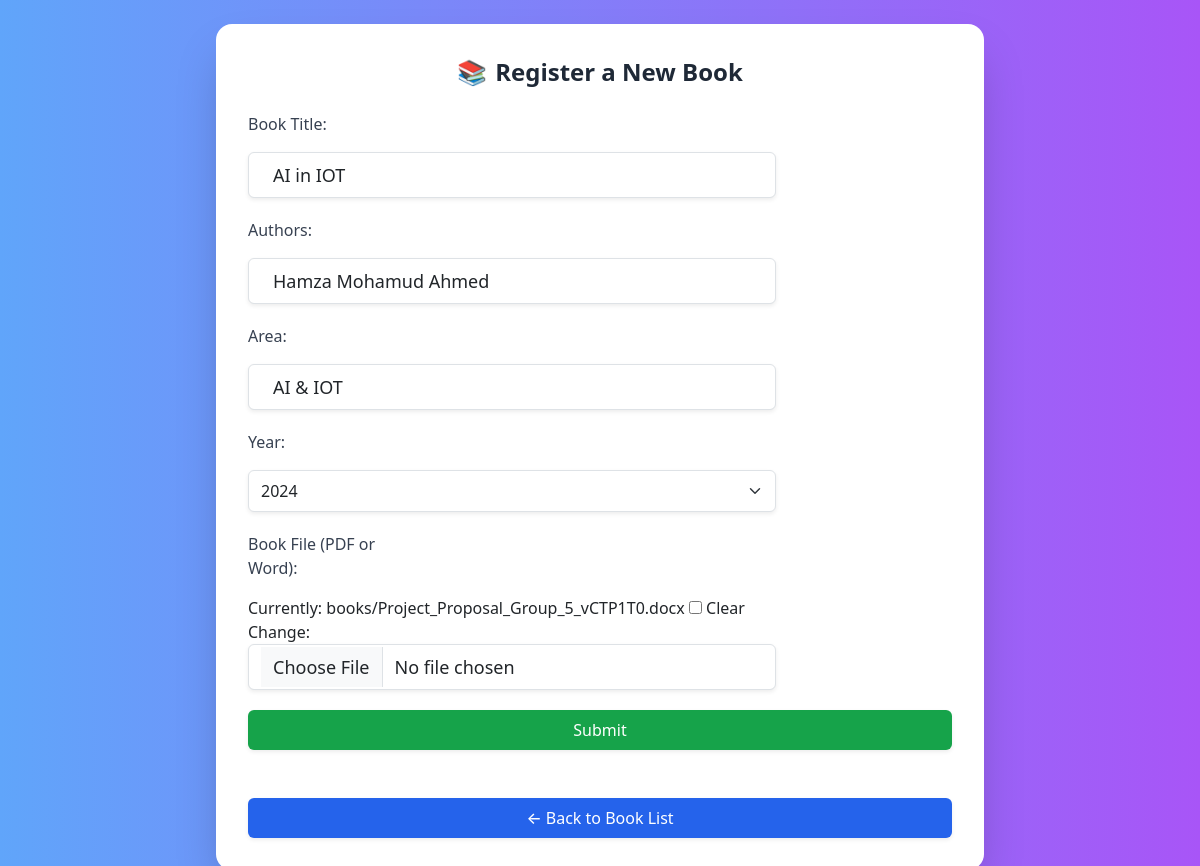
Screenshot of /book/edit/1/ with the database file from the repository.
### compare/models.py (models this page shows, shortened)
class Book(models.Model):
    book_id = models.BigAutoField(primary_key=True)  # New auto-incremented primary key
    book_title = models.CharField(max_length=255)
    authors = models.CharField(max_length=255)
    area = models.CharField(max_length=100)
    year = models.IntegerField()
    file = models.FileField(upload_to='books/', null=True, blank=True)  # To attach the book file

### compare/views.py (the view)
# urls.py: path('book/edit/<int:book_id>/', views.add_or_edit_book, name='edit_book'),
def add_or_edit_book(request, book_id=None):
    book = get_object_or_404(Book, book_id=book_id) if book_id else None
    form = BookForm(request.POST or None, request.FILES or None, instance=book)
    if request.method == 'POST' and form.is_valid():
        form.save()
        return redirect('books_list')
    return render(request, 'compare/registration.html', {'form': form})

### compare/forms.py
class BookForm(forms.ModelForm):
    class Meta:
        model = Book
        fields = ['book_title', 'authors', 'area', 'year', 'file']
        widgets = {
            'book_title': forms.TextInput(attrs={
                'class': 'form-control text-lg py-2 px-4 rounded-lg border border-gray-300 w-full'
            }),
            'authors': forms.TextInput(attrs={
                'class': 'form-control text-lg py-2 px-4 rounded-lg border border-gray-300 w-full'
            }),
            'area': forms.TextInput(attrs={
                'class': 'form-control text-lg py-2 px-4 rounded-lg border border-gray-300 w-full'
            }),
            'year': forms.Select(attrs={
                'class': 'form-select text-lg py-2 px-4 rounded-lg border border-gray-300 w-full'
            }),
            'file': forms.ClearableFileInput(attrs={
                'class': 'form-control text-lg py-2 px-4 rounded-lg border border-gray-300 w-full'
            }),
        }

### compare/templates/compare/Registration.html (shortened to what this page needs)
{% load static %}
{% load widget_tweaks %}
<!DOCTYPE html>
<html lang="en">
<head>
  <script src="https://cdn.tailwindcss.com"></script>
  <link href="https://cdn.jsdelivr.net/npm/bootstrap@5.3.0/dist/css/bootstrap.min.css" rel="stylesheet" />
</head>
<body class="bg-gradient-to-r from-blue-400 to-purple-500 min-h-screen flex items-center justify-center p-6">
<div class="bg-white rounded-2xl shadow-2xl w-full max-w-3xl p-8">
  <h1 class="text-2xl font-bold text-center text-gray-800 mb-6">
    <span class="me-2">📚</span>Register a New Book
  </h1>
  <form id="registrationForm" method="POST" enctype="multipart/form-data" class="space-y-5">
    <div class="flex flex-wrap items-center gap-3">
      <label for="book_title" class="w-full md:w-1/4 font-medium text-gray-700">Book Title:</label>
      <div class="w-full md:w-3/4">
        {{ form.book_title|add_class:"form-control py-2 text-base border-gray-300 rounded-md shadow-sm" }}
      </div>
    </div>
    <div class="flex flex-wrap items-center gap-3">
      <label for="authors" class="w-full md:w-1/4 font-medium text-gray-700">Authors:</label>
      <div class="w-full md:w-3/4">
        {{ form.authors|add_class:"form-control py-2 text-base border-gray-300 rounded-md shadow-sm" }}
      </div>
    </div>
    <div class="flex flex-wrap items-center gap-3">
      <label for="area" class="w-full md:w-1/4 font-medium text-gray-700">Area:</label>
      <div class="w-full md:w-3/4">
        {{ form.area|add_class:"form-control py-2 text-base border-gray-300 rounded-md shadow-sm" }}
      </div>
    </div>
    <div class="flex flex-wrap items-center gap-3">
      <label for="year" class="w-full md:w-1/4 font-medium text-gray-700">Year:</label>
      <div class="w-full md:w-3/4">
        <select id="year" name="year" required
          class="form-select w-full py-2 text-base border border-gray-300 rounded-md shadow-sm focus:ring-blue-500 focus:border-blue-500">
          <option value="">-- Select Year --</option>
        </select>
      </div>
    </div>
    <div class="flex flex-wrap items-center gap-3">
      <label for="file" class="w-full md:w-1/4 font-medium text-gray-700">Book File (PDF or Word):</label>
      <div class="w-full md:w-3/4">
        {{ form.file|add_class:"form-control py-2 text-base border-gray-300 rounded-md shadow-sm" }}
      </div>
    </div>
    <div>
      <button type="submit"
        class="w-full py-2 bg-green-600 hover:bg-green-700 text-white font-medium rounded-md shadow-sm transition duration-200">
        Submit
      </button>
    </div>
  </form>
  <a href="{% url 'books_list' %}"
    class="mt-5 block text-center w-full py-2 bg-blue-600 hover:bg-blue-700 text-white font-medium rounded-md shadow-sm transition duration-200">
    ← Back to Book List
  </a>
</div>
</body>
</html>

### rows the page displays
Book: book_title "AI in IOT", authors "Hamza Mohamud Ahmed", area "AI & IOT"
